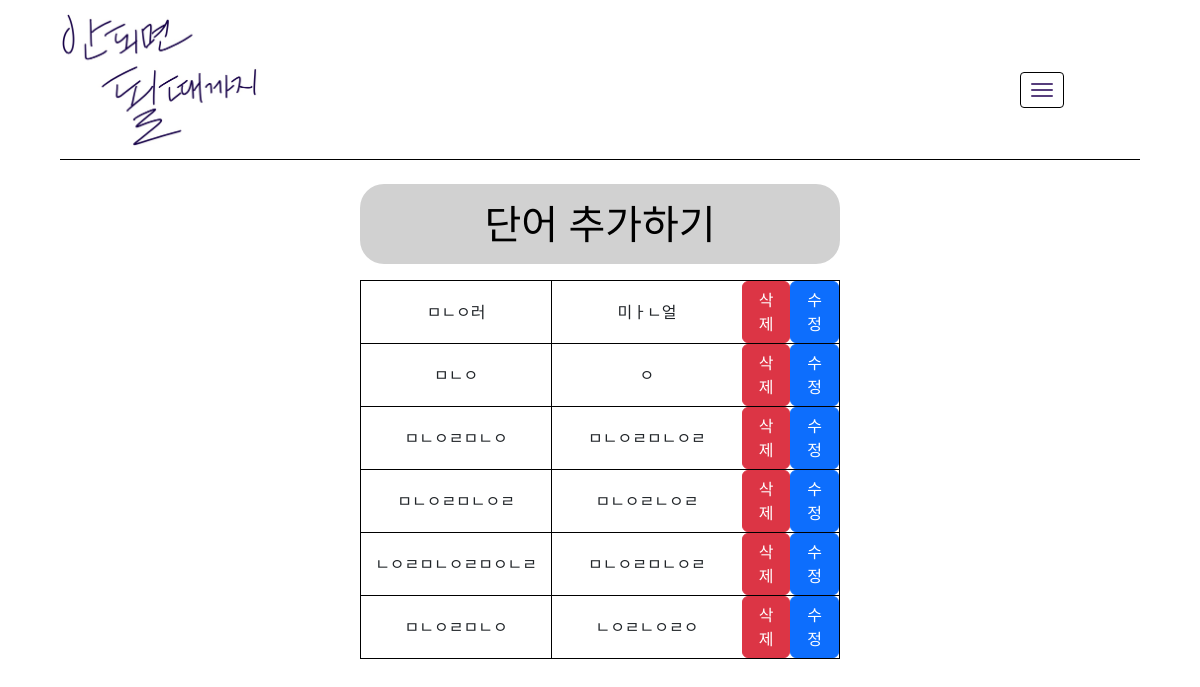
Page /study/vocabulary/words/10/ (signed in) on the committed database.
### study/models.py (models this page shows)
class Vocas(models.Model):
    vocabulary = models.ForeignKey(Vocabulary, on_delete=models.CASCADE)
    author = models.ForeignKey(User, on_delete=models.CASCADE)
    eng = models.CharField(max_length=50)
    kor = models.CharField(max_length=50)
    today = models.DateField(default=datetime.today)

### study/views.py (the view)
# urls.py: path("vocabulary/words/<int:id>/", views.vocabulary_words),
@login_required
def vocabulary_words(request, id):
    vocabulary = Vocabulary.objects.get(id=id)
    vocas = Vocas.objects.filter(vocabulary=vocabulary)
    template = loader.get_template('study/vocabulary_words.html')
    context = {
        "vocas":vocas,
        "id": id,
    }
    return HttpResponse(template.render(context, request))

### templates/study/vocabulary_words.html (shortened to what this page needs)
<!DOCTYPE html>
<html lang="ko">
<head>
    {% load static %}
    <link rel="stylesheet" href="{% static 'study/css/vocabulary_daily.css' %}">
    <link href="https://cdn.jsdelivr.net/npm/bootstrap@5.2.1/dist/css/bootstrap.min.css" rel="stylesheet">
</head>
<body>
    <div class="hamberger_menu">
        <a class="navbar-toggle" href="#" role="button" id="dropdownMenuLink" data-bs-toggle="dropdown" aria-expanded="false">
            <span class="icon-bar"></span>
            <span class="icon-bar"></span>
            <span class="icon-bar"></span>
        </a>
    </div>
    <div class="title">
        <img src="{% static 'study/img/vocafight_logo.png' %}" class="logo">
    </div>
    <button type="button" class="entrance" onclick="location.href='/study/vocabulary/{{id}}/'">단어 추가하기</button>
    <div class="vocabulary">
    {% for voca in vocas %}
        <div class="voca voca_{{voca.id}}">
            <div class="eng">
                {{voca.eng}}
            </div>
            <div class="kor">
                {{voca.kor}}
            </div>
            <button class="delete btn btn-danger" data-bs-toggle="modal" data-bs-target="#exampleModal{{voca.id}}">
                삭제
            </button>
            <button class="edit btn btn-primary" onclick="vocaEdit({{voca.id}})">
                수정
            </button>
        </div>
    {% endfor %}
    </div>
</body>
</html>

### static/study/css/vocabulary_daily.css (style rules this page uses)
body { display: flex; flex-direction: column; justify-content: center; align-items: center; }
.title { display: flex; align-items: center; width: 90vw; height: 20vmin; font-size: 5vh; border-bottom: 1px solid black; margin-bottom: 3vh; }
.logo { width: 25vmin; cursor: pointer; }
.vocabulary { display: flex; flex-direction: column; width: 40vmax; border-top: 1px solid black; }
.voca { display: flex; width: 40vmax; border-bottom: 1px solid black; border-left: 1px solid black; border-right: 1px solid black; }
.eng { display: flex; justify-content: center; align-items: center; width: 20vmax; padding: 1vh 1vw 1vh 1vw; }
.kor { display: flex; justify-content: center; align-items: center; width: 20vmax; flex-wrap: wrap; border-left: 1px solid black; padding: 1vh 1vw 1vh 1vw; }
.entrance { display: flex; justify-content: center; align-items: center; width: 40vmax; height: 10vmin; font-size: 5vmin; font-weight:lighter; border-radius: 3vh; background-color: rgb(209, 209, 209); color: black; border: none; margin-bottom: 2vh; }
.hamberger_menu { position: absolute; top: 8vmin; right: 10vw; width: 5vw; }
.navbar-toggle { position: relative; float: left; padding: 10px; margin-top: 8px; margin-right: 15px; margin-bottom: 8px; background-color: white; background-image: none; border: 1px solid black; border-radius: 4px; }
.icon-bar { background-color: #563d7c; display: block; width: 22px; height: 2px; border-radius: 1px; }
.navbar-toggle .icon-bar+.icon-bar { margin-top: 4px; }

### rows in the picture
Vocas: eng "ㅁㄴㅇ러", kor "미ㅏㄴ얼"
Vocas: eng "ㅁㄴㅇ", kor "ㅇ"
Vocas: eng "ㅁㄴㅇㄹㅁㄴㅇ", kor "ㅁㄴㅇㄹㅁㄴㅇㄹ"
Vocas: eng "ㅁㄴㅇㄹㅁㄴㅇㄹ", kor "ㅁㄴㅇㄹㄴㅇㄹ"
Vocas: eng "ㄴㅇㄹㅁㄴㅇㄹㅁㅇㄴㄹ", kor "ㅁㄴㅇㄹㅁㄴㅇㄹ"
Vocas: eng "ㅁㄴㅇㄹㅁㄴㅇ", kor "ㄴㅇㄹㄴㅇㄹㅇ"
